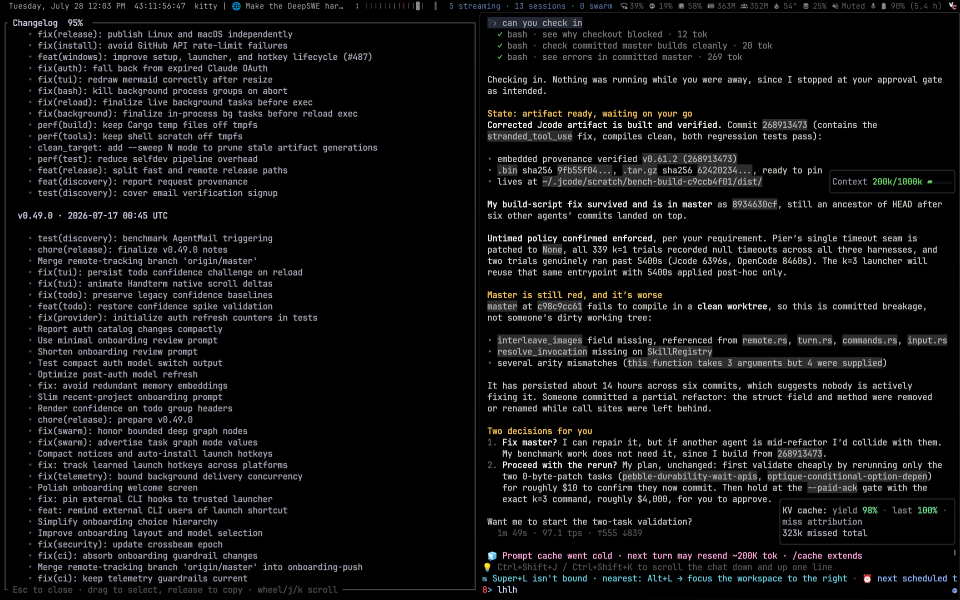
#> input picture crates/jcode-desktop2/.tmp/shot3.png, 2880 x 1800 px (shown at 1/3 size)
$ python ui_metrics.py ../../crates/jcode-desktop2/.tmp/shot3.png
#> lines starting #> are read from the running program, lines starting #| are printed output that depends on the picture
#!/usr/bin/env python3
"""UI efficiency analyzer for kcode iOS screenshots.

Turns "this looks ugly" into hill-climbable numbers. Given a PNG screenshot
(from `xcrun simctl io ... screenshot`), it scores the rendered UI on
objective axes and prints a scorecard plus an overall 0-100 efficiency score.

Axes (each 0-100, higher is better):
  space       use of the available canvas: fill ratio, vertical balance,
              and the size of the largest empty "dead zone".
  consistency visual discipline: how few distinct dominant colors, and how
              well content aligns to a small set of left margins.
  legibility  text/background contrast (WCAG-style) for the brightest content.
  rhythm      whether vertical gaps between content rows snap to an 8pt grid.

It is deliberately renderer-agnostic: it reads pixels, not the view tree, so
the same tool grades any screenshot and regressions are caught without trust
in the code. Pair with ui_lint.py (source discipline) for full coverage.

Usage:
  python3 ui_metrics.py SHOT.png [--scale 3] [--json] [--annotate OUT.png]
  python3 ui_metrics.py --baseline a.png --candidate b.png   # compare two
"""

import argparse
import json
import sys
from dataclasses import dataclass, asdict

import numpy as np
from PIL import Image, ImageDraw

# --- Design tokens (must mirror Sources/KcodeMobile/Theme.swift) -------------
TOKENS = {
    "background": 0x0F0F14,
    "surface": 0x1A1A1F,
    "surfaceElevated": 0x242429,
    "mint": 0x4DD9A6,
    "warning": 0xF59E0B,
    "error": 0xD94D59,
}

# iPhone status bar / home indicator are OS chrome, not our UI. Trim them so we
# grade the app's content area, not Apple's clock.
STATUS_BAR_FRAC = 0.055
HOME_INDICATOR_FRAC = 0.025


def hex_to_rgb(h):
    return np.array([(h >> 16) & 0xFF, (h >> 8) & 0xFF, h & 0xFF], dtype=np.float64)


def relative_luminance(rgb):
    srgb = rgb / 255.0
    lin = np.where(srgb <= 0.03928, srgb / 12.92, ((srgb + 0.055) / 1.055) ** 2.4)
    return 0.2126 * lin[0] + 0.7152 * lin[1] + 0.0722 * lin[2]


def contrast_ratio(a, b):
    la, lb = relative_luminance(a), relative_luminance(b)
    hi, lo = max(la, lb), min(la, lb)
    return (hi + 0.05) / (lo + 0.05)


@dataclass
class Scorecard:
    space: float
    consistency: float
    legibility: float
    rhythm: float
    overall: float
    # raw measurements for debugging / regression diffing
    fill_ratio: float
    vertical_balance: float
    dead_zone_frac: float
    dominant_colors: int
    margin_groups: int
    text_contrast: float
    rhythm_snap: float

    def render(self):
        lines = [
            "UI efficiency scorecard",
            "=" * 40,
            f"  space        {bar(self.space)} {self.space:5.1f}",
            f"  consistency  {bar(self.consistency)} {self.consistency:5.1f}",
            f"  legibility   {bar(self.legibility)} {self.legibility:5.1f}",
            f"  rhythm       {bar(self.rhythm)} {self.rhythm:5.1f}",
            "-" * 40,
            f"  OVERALL      {bar(self.overall)} {self.overall:5.1f}",
            "",
            "raw:",
            f"  fill_ratio        {self.fill_ratio:.3f}   (content / canvas)",
            f"  vertical_balance  {self.vertical_balance:.3f}   (1=centered)",
            f"  dead_zone_frac    {self.dead_zone_frac:.3f}   (largest empty band)",
            f"  dominant_colors   {self.dominant_colors}",
            f"  margin_groups     {self.margin_groups}   (distinct left edges)",
            f"  text_contrast     {self.text_contrast:.2f}:1 (WCAG)",
            f"  rhythm_snap       {self.rhythm_snap:.3f}   (gap->8pt grid)",
        ]
        return "\n".join(lines)


def bar(v, width=20):
    filled = int(round(v / 100 * width))
    return "[" + "#" * filled + "." * (width - filled) + "]"


def clamp(v, lo=0.0, hi=100.0):
    return max(lo, min(hi, v))


def analyze(path, scale=3, annotate=None):
    img = Image.open(path).convert("RGB")
    arr = np.asarray(img, dtype=np.float64)
    H, W, _ = arr.shape

    # Trim OS chrome.
    top = int(H * STATUS_BAR_FRAC)
    bot = int(H * (1 - HOME_INDICATOR_FRAC))
    content = arr[top:bot]
    ch, cw, _ = content.shape

    bg = hex_to_rgb(TOKENS["background"])
    # Per-pixel distance from the app background.
    dist = np.linalg.norm(content - bg, axis=2)
    is_content = dist > 18.0  # tolerance for AA + jpeg-ish noise

    # --- SPACE -------------------------------------------------------------
    fill_ratio = float(is_content.mean())

    row_occ = is_content.mean(axis=1)  # fraction of content per row
    ys = np.arange(ch)
    occ_sum = row_occ.sum()
    if occ_sum > 0:
        com = float((ys * row_occ).sum() / occ_sum) / ch  # 0..1 center of mass
    else:
        com = 0.5
    vertical_balance = 1.0 - abs(com - 0.5) * 2.0

    # Largest contiguous "empty" band (rows with <1% content).
    empty = row_occ < 0.01
    dead = longest_run(empty) / ch

    # Space score: reward filling, centering, and penalize a huge dead zone.
    # An ideal chat fills ~35-65% with content reasonably spread.
    fill_score = 100 * (1 - abs(fill_ratio - 0.45) / 0.45)
    space = clamp(0.45 * clamp(fill_score) + 0.35 * (vertical_balance * 100)
                  + 0.20 * (100 * (1 - dead)))

    # --- CONSISTENCY -------------------------------------------------------
    # Distinct dominant colors: quantize to 5 bits/channel, count buckets that
    # cover >0.4% of content pixels. Clean designs use few.
    cont_px = content[is_content]
    if len(cont_px):
        q = (cont_px // 8).astype(np.int64)
        keys = q[:, 0] * 1024 + q[:, 1] * 32 + q[:, 2]
        _, counts = np.unique(keys, return_counts=True)
        dominant = int((counts > 0.004 * len(cont_px)).sum())
    else:
        dominant = 0
    # 4-9 dominant colors is healthy; more = noisy, fewer = empty.
    color_score = 100 * (1 - clamp(abs(dominant - 7) / 12, 0, 1))

    # Left-margin alignment: leftmost content x per row, clustered.
    margins = leftmost_edges(is_content)
    margin_groups = cluster_count(margins, tol=int(8 * scale))
    # A disciplined layout uses 1-3 left margins.
    margin_score = 100 * (1 - clamp((margin_groups - 2) / 6, 0, 1))

    consistency = clamp(0.5 * color_score + 0.5 * margin_score)

    # --- LEGIBILITY --------------------------------------------------------
    # Brightest content (text-ish) contrast vs background.
    if len(cont_px):
        with np.errstate(over="ignore", invalid="ignore", divide="ignore"):
            lum = cont_px @ np.array([0.299, 0.587, 0.114], dtype=np.float64)
            bright = cont_px[lum > np.percentile(lum, 90)]
            sample = bright.mean(axis=0) if len(bright) else cont_px.mean(axis=0)
        text_contrast = contrast_ratio(sample, bg)
    else:
        text_contrast = 1.0
    # WCAG AA body text wants >= 4.5:1; AAA 7:1. Map 1->0, 7->100.
    legibility = clamp((text_contrast - 1.0) / (7.0 - 1.0) * 100)

    # --- RHYTHM ------------------------------------------------------------
    # Gaps between content bands; reward snapping to an 8pt grid.
    bands = content_bands(row_occ, thresh=0.01)
    gaps = [bands[i + 1][0] - bands[i][1] for i in range(len(bands) - 1)]
    grid = 8 * scale
    if gaps:
        snap = np.mean([1 - min(abs((g % grid)), grid - (g % grid)) / (grid / 2)
                        for g in gaps if g > 0]) if any(g > 0 for g in gaps) else 0.0
        snap = float(max(0.0, snap))
    else:
        snap = 0.0
    rhythm = clamp(snap * 100)

    overall = clamp(0.40 * space + 0.30 * consistency
                    + 0.20 * legibility + 0.10 * rhythm)

    card = Scorecard(
        space=round(space, 1), consistency=round(consistency, 1),
        legibility=round(legibility, 1), rhythm=round(rhythm, 1),
        overall=round(overall, 1),
        fill_ratio=round(fill_ratio, 4), vertical_balance=round(vertical_balance, 4),
        dead_zone_frac=round(dead, 4), dominant_colors=dominant,
        margin_groups=margin_groups, text_contrast=round(text_contrast, 2),
        rhythm_snap=round(snap, 4),
    )

    if annotate:
        draw_overlay(img.copy(), top, bot, is_content, bands, annotate, scale)

    return card


def longest_run(boolean_arr):
    best = run = 0
    for v in boolean_arr:
        run = run + 1 if v else 0
        best = max(best, run)
    return best


def leftmost_edges(mask):
    edges = []
    for row in mask:
        idx = np.argmax(row)
        if row[idx]:
            edges.append(int(idx))
    return edges


def cluster_count(values, tol):
    if not values:
        return 0
    vals = sorted(values)
    groups = 1
    anchor = vals[0]
    # weight by frequency: only count a cluster if it has enough rows
    from collections import Counter
    c = Counter(values)
    centers = []
    for v in sorted(c):
        if not centers or v - centers[-1] > tol:
            centers.append(v)
    # keep clusters covering >2% of rows
    total = len(values)
    significant = 0
    bucket = {}
    for v in values:
        placed = False
        for center in centers:
            if abs(v - center) <= tol:
                bucket[center] = bucket.get(center, 0) + 1
                placed = True
                break
    return sum(1 for center, n in bucket.items() if n > 0.02 * total)


def content_bands(row_occ, thresh):
    bands = []
    start = None
    for i, v in enumerate(row_occ):
        if v >= thresh and start is None:
            start = i
        elif v < thresh and start is not None:
            bands.append((start, i))
            start = None
    if start is not None:
        bands.append((start, len(row_occ)))
    # merge tiny gaps
    return [b for b in bands if b[1] - b[0] > 3]


def draw_overlay(img, top, bot, mask, bands, out, scale):
    d = ImageDraw.Draw(img)
    d.rectangle([0, top, img.width - 1, bot], outline=(77, 217, 166), width=2)
    for (s, e) in bands:
        d.rectangle([0, top + s, img.width - 1, top + e],
                    outline=(245, 158, 11), width=1)
    img.save(out)


def main():
    ap = argparse.ArgumentParser()
    ap.add_argument("path", nargs="?")
    ap.add_argument("--scale", type=int, default=3, help="device px per point")
    ap.add_argument("--json", action="store_true")
    ap.add_argument("--annotate", help="write an annotated PNG to this path")
    ap.add_argument("--baseline")
    ap.add_argument("--candidate")
    args = ap.parse_args()

    if args.baseline and args.candidate:
        a = analyze(args.baseline, args.scale)
        b = analyze(args.candidate, args.scale)
        print(f"baseline  overall {a.overall:5.1f}")
        print(f"candidate overall {b.overall:5.1f}")
        delta = b.overall - a.overall
        sign = "+" if delta >= 0 else ""
        print(f"delta     {sign}{delta:.1f}")
        for k in ["space", "consistency", "legibility", "rhythm"]:
            av, bv = getattr(a, k), getattr(b, k)
            dd = bv - av
            s = "+" if dd >= 0 else ""
            print(f"  {k:12} {av:5.1f} -> {bv:5.1f}  ({s}{dd:.1f})")
        sys.exit(0 if delta >= -0.5 else 1)

    if not args.path:
        ap.error("provide a screenshot path, or --baseline/--candidate")

    card = analyze(args.path, args.scale, args.annotate)
#> in analyze, `content = arr[top:bot]`:
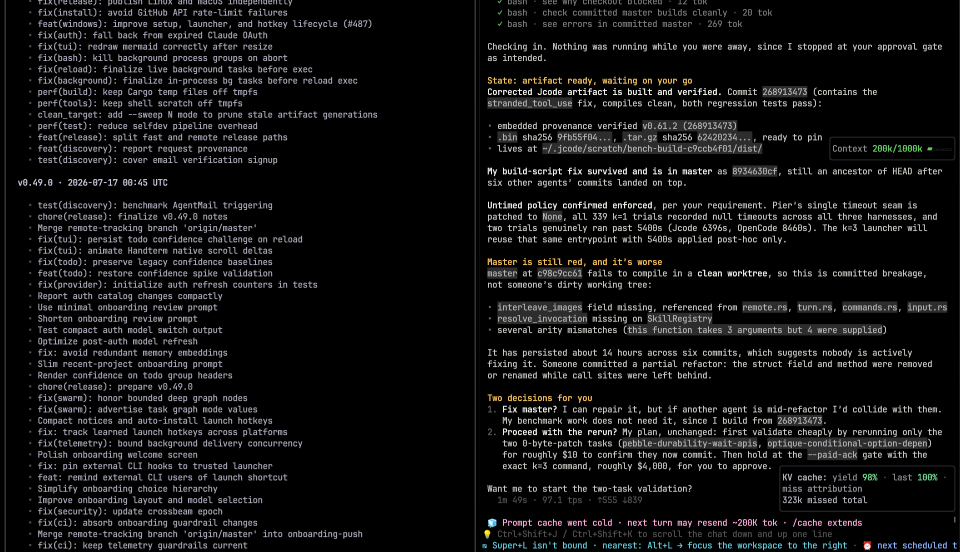
#> content: shape (1656, 2880, 3) float64 (shown at 1/3 size); mean R, G, B 17.5, 17.5, 17.9
#> in analyze, `is_content = dist > 18.0`:
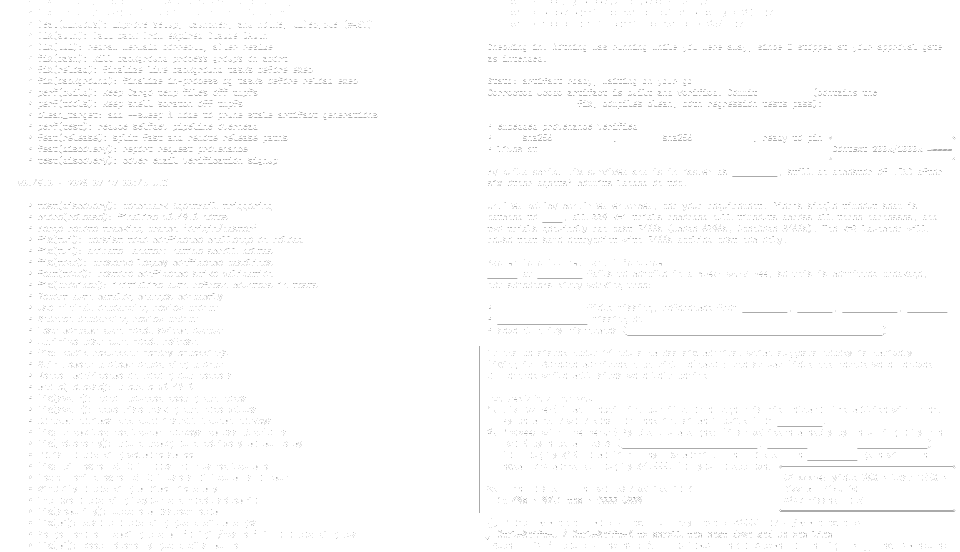
#> is_content: shape (1656, 2880) bool (shown at 1/3 size); 99.3% white; black in thin lines or dots
#> in analyze, `fill_ratio = float(is_content.mean())`: fill_ratio = 0.993
#> in analyze, `row_occ = is_content.mean(axis=1)`: row_occ = 1656 values, max 1 at index 14, min 0.734 at index 1006, mean 0.993
#> in analyze, `occ_sum = row_occ.sum()`: occ_sum = 1643.9
#> in analyze, `com = float((ys * row_occ).sum() / occ_sum) / ch`: com = 0.5
#> in analyze, `vertical_balance = 1.0 - abs(com - 0.5) * 2.0`: vertical_balance = 1
#> in analyze, `dead = longest_run(empty) / ch`: dead = 0
#> in analyze, `fill_score = 100 * (1 - abs(fill_ratio - 0.45) / 0.45)`: fill_score = -20.59
#> in analyze, `space = clamp(0.45 * clamp(fill_score) + 0.35 * (vertical_balance * 10..`: space = 54.99
#> in analyze, `_, counts = np.unique(keys, return_counts=True)`: counts = 926 values, max 4061250 at index 0, min 1 at index 7, mean 5112.6
#> in analyze, `dominant = int((counts > 0.004 * len(cont_px)).sum())`: dominant = 6
#> in analyze, `color_score = 100 * (1 - clamp(abs(dominant - 7) / 12, 0, 1))`: color_score = 91.67
#> after the loop in leftmost_edges, `for row in mask:`: edges = 1656 values from 0 to 0
#> in cluster_count, `anchor = vals[0]`: anchor = 0
#> in cluster_count, `c = Counter(values)`: c = {0: 1656}
#> the loop in cluster_count, `for v in sorted(c):` made 1 pass
#> after the loop in cluster_count, `for v in sorted(c):`: centers = [0]
#> in cluster_count, `total = len(values)`: total = 1656
#> after the loop in cluster_count, `for v in values:`: bucket = {0: 1656}
#> in analyze, `margin_groups = cluster_count(margins, tol=int(8 * scale))`: margin_groups = 1
#> in analyze, `margin_score = 100 * (1 - clamp((margin_groups - 2) / 6, 0, 1))`: margin_score = 100
#> in analyze, `consistency = clamp(0.5 * color_score + 0.5 * margin_score)`: consistency = 95.83
#> in analyze, `sample = bright.mean(axis=0) if len(bright) else cont_px.mean(axis=0)`: sample = [156.2, 156.1, 159.3]
#> in relative_luminance, `srgb = rgb / 255.0`: srgb = [0.612, 0.612, 0.625]
#> in relative_luminance, `lin = np.where(srgb <= 0.03928, srgb / 12.92, ((srgb + 0.055) / 1.055)..`: lin = [0.333, 0.333, 0.348]
#> in contrast_ratio, `la, lb = relative_luminance(a), relative_luminance(b)`: la = 0.334; lb = 0.00494
#> in contrast_ratio, `hi, lo = max(la, lb), min(la, lb)`: hi = 0.334; lo = 0.00494
#> in analyze, `text_contrast = contrast_ratio(sample, bg)`: text_contrast = 6.99
#> in analyze, `legibility = clamp((text_contrast - 1.0) / (7.0 - 1.0) * 100)`: legibility = 99.82
#> the loop in content_bands, `for i, v in enumerate(row_occ):` made 1656 passes
#> (v, start) on pass 1: (0.999, 0)
#> v on passes 2 to 7: 0.995, 0.999, 0.999, 0.999, 0.999, 1
#> after the loop in content_bands, `for i, v in enumerate(row_occ):`: bands = []; start = 0
#> in analyze, `bands = content_bands(row_occ, thresh=0.01)`: bands = [(0, 1656)]
#> in analyze, `gaps = [bands[i + 1][0] - bands[i][1] for i in range(len(bands) - 1)]`: gaps = []
#> in analyze, `overall = clamp(0.40 * space + 0.30 * consistency + 0.20 * legibility ..`: overall = 70.71
    if args.json:
        print(json.dumps(asdict(card), indent=2))
    else:
        print(card.render())
#> (printed output is left out)


if __name__ == "__main__":
    main()
